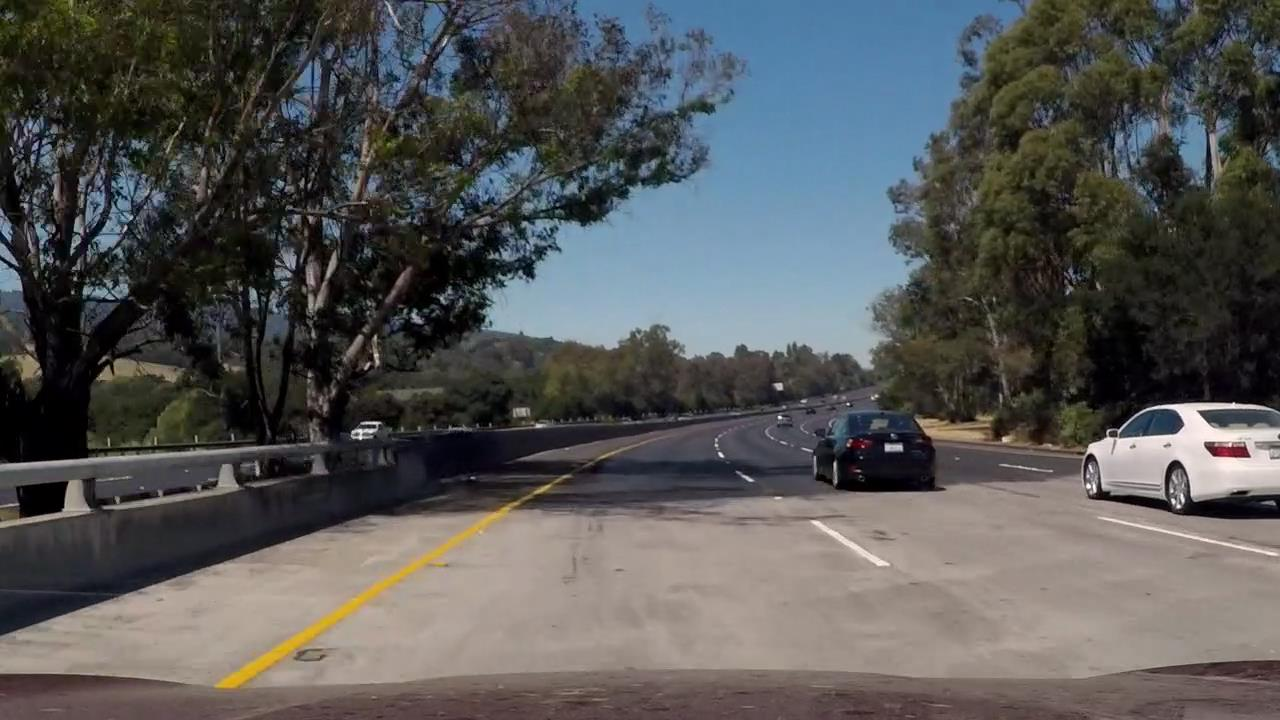
#> input picture img/1.jpg, 1280 x 720 px; its folder holds only this picture in this run
$ python -i unit_process.py   (imports and definitions only)   (older library calls are emulated)
#> lines starting #> are read from the running program, lines starting #| are printed output that depends on the picture; after the words box and inside, x2 and y2 are one past the last pixel; in counts of white or black regions, pixels touching at a corner belong together
#> further down, picture is the input picture: shape (720, 1280, 3); mean B, G, R 86.4, 86.7, 86.1
### basic_function.py
"""
Basic Function
Code by leofsq
"""
import cv2
import numpy as np
import os
import fnmatch

# [26 lines left out: functions show_img, find_files, not called in this run]

def get_M_Minv():
    """
    Get Perspective Transform
    """
    src = np.float32([[(203, 720), (585, 460), (695, 460), (1127, 720)]])
    dst = np.float32([[(320, 720), (320, 0), (960, 0), (960, 720)]])
    M = cv2.getPerspectiveTransform(src, dst)
    Minv = cv2.getPerspectiveTransform(dst,src)
    return M,Minv

def draw_area(img_origin, img_line, Minv, left_fit, right_fit):
    """
    Draw the road area in the image

    Parameters:
    img_origin: original iamge
    img_line: warp_line
    Minv: inverse parameteres for perspective transform
    left_fit: [a,b,c]
    right_fit: [a,b,c]

    Return:
    image with road area
    """
    # Generate x and y values for plotting
    ploty = np.linspace(0, img_line.shape[0]-1, img_line.shape[0] )
    left_fitx = left_fit[0]*ploty**2 + left_fit[1]*ploty + left_fit[2]
    right_fitx = right_fit[0]*ploty**2 + right_fit[1]*ploty + right_fit[2]

    # Create an image to draw the lines on
    mask_road_warp = np.zeros_like(img_line).astype(np.uint8)

    # Recast the x and y points into usable format for cv2.fillPoly()
    pts_left = np.array([np.transpose(np.vstack([left_fitx, ploty]))])
    pts_right = np.array([np.flipud(np.transpose(np.vstack([right_fitx, ploty])))])
    pts = np.hstack((pts_left, pts_right))

    # Draw the lane onto the warped blank image
    cv2.fillPoly(mask_road_warp, np.int_([pts]), (0, 255, 0))
    mask_road_warp = cv2.addWeighted(mask_road_warp, 1, img_line, 1, 0)

    # Warp the blank back to original image space using inverse perspective matrix (Minv)
    img_roadmask = cv2.warpPerspective(mask_road_warp, Minv, (img_origin.shape[1], img_origin.shape[0]))

    # Combine the result with the original image
    img_result = cv2.addWeighted(img_origin, 1, img_roadmask, 0.3, 0)
    return img_result

def draw_demo(img_result, img_bin, img_line, img_bev_result, curvature, distance_from_center):
    """
    Generate the Demo image

    Parameters:
    img_result: original image with road area
    img_bin: img_bin (Bin)
    img_line: img_line (Bin)
    img_bev_result: line result in bev (BGR)
    curvature: radius of curvature
    distance_from_center: distance from center

    Return:
    Demo image
    """
    img_demo = img_result.copy()

    h, w = img_demo.shape[:2]
    ratio = 0.2
    show_h, show_w = int(h*ratio), int(w*ratio)
    offset_x, offset_y = 20, 15

    # Draw the highlight
    cv2.rectangle(img_demo, (0,0), (w, show_h+2*offset_y), (0,0,0), -1)
    img_demo = cv2.addWeighted(img_demo, 0.2, img_result, 0.8, 0)

    # Draw img_bin
    img_bin = cv2.resize(img_bin, (show_w, show_h))
    img_bin = np.dstack([img_bin, img_bin, img_bin])
    img_demo[offset_y:offset_y+show_h, offset_x:offset_x+show_w, :] = img_bin

    # Draw img_line
    img_line = cv2.resize(img_line, (show_w, show_h))
    img_line = np.dstack([img_line, img_line, img_line])
    img_demo[offset_y:offset_y+show_h, offset_x*2+show_w:(offset_x+show_w)*2, :] = img_line

    # Draw img_bev_result
    img_bev_result = cv2.resize(img_bev_result, (show_w, show_h))
    img_demo[offset_y:offset_y+show_h, offset_x*3+show_w*2:(offset_x+show_w)*3, :] = img_bev_result

    # Write the text
    pos_flag = 'right' if distance_from_center>0 else 'left'

    radius_text = "Radius of Curvature: %sm"%(round(curvature))
    center_text = "Vehicle is %.2fm %s of center"%(abs(distance_from_center),pos_flag)

    cv2.putText(img_demo,radius_text,(860,60), cv2.FONT_HERSHEY_SIMPLEX, 0.8,(255,255,255),2)
    cv2.putText(img_demo,center_text,(860,130), cv2.FONT_HERSHEY_SIMPLEX, 0.8,(255,255,255),2)

    return img_demo

### unit_process.py
"""
Unit Operation for Image
Code by leofsq
"""
import cv2
import numpy as np

from basic_function import show_img, get_M_Minv, draw_area, draw_demo

def detect_line(img, debug=False):
    """
    Main Function

    Parameters:
    img: original image

    Return:
    Detect result image
    """
    # Pre-process
    img_line, img_bin = pre_process(img, debug)

    # Get warp_line
    M, Minv = get_M_Minv()
    img_line_warp = cv2.warpPerspective(img_line, M, img.shape[1::-1], flags=cv2.INTER_LINEAR)

    # Detect line & Calculate the value
    left_fit, right_fit, img_bev_result = find_line(img_line_warp, debug)
    curvature, distance_from_center = calculate_curv_and_pos(img_line_warp, left_fit, right_fit)

    # Draw results on the image
    img_result = draw_area(img, img_bev_result, Minv, left_fit, right_fit)
    img_result = draw_demo(img_result, img_bin, img_line, img_bev_result, curvature, distance_from_center)


    return img_result


def pre_process(img, debug=False):
    """
    Image Pre-process

    Parameters:
    img: original image

    Return:
    img_line (BIN)
    """
#> called with debug = False
    # BGR2GRAY
    img_gray = cv2.cvtColor(img, cv2.COLOR_BGR2GRAY)

    # Bin
    _, img_bin = cv2.threshold(img_gray, 0, 255, cv2.THRESH_BINARY + cv2.THRESH_OTSU)
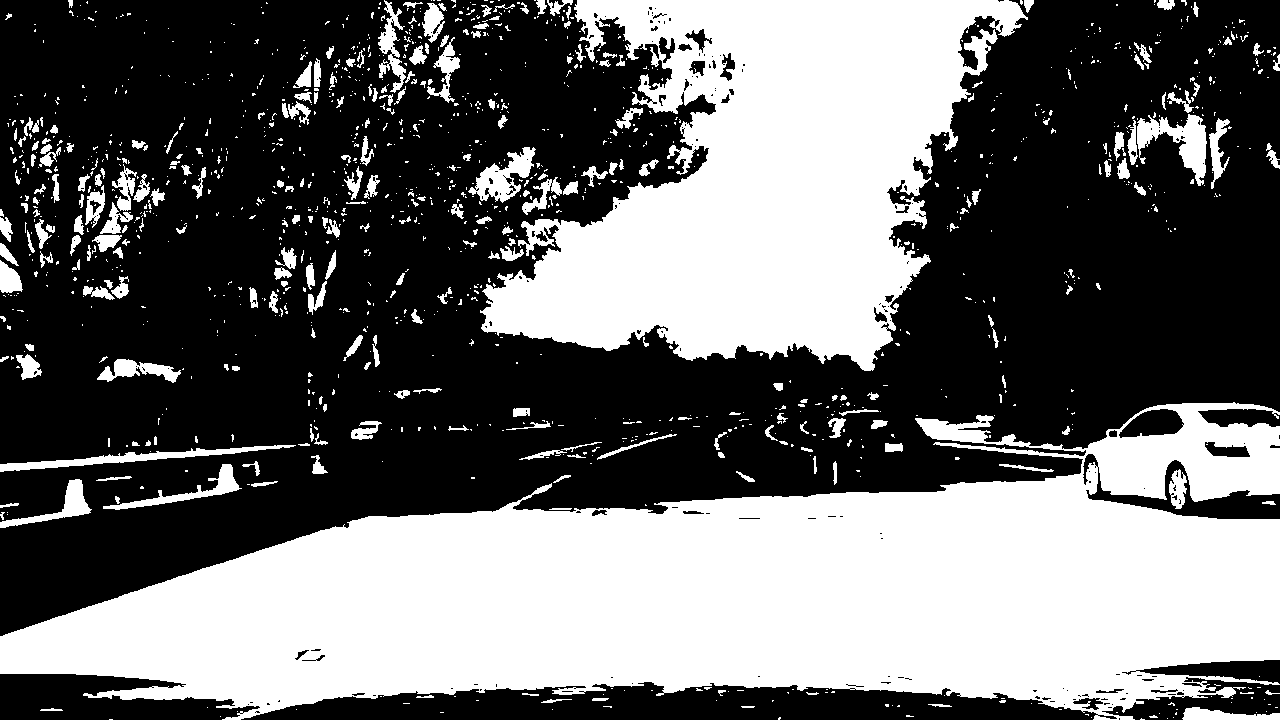
#> img_bin: shape (720, 1280); 41.7% white; 1338 white regions (1062 under 20 px), largest, box (x1, y1, x2, y2) and area: (0, 402, 1280, 720) 229535, (480, 0, 1028, 371) 116228, (1137, 114, 1207, 186) 2129

    if debug: show_img("BIN", img_bin)

    # Canny
    img_blur = cv2.blur(img,(5,5))
    img_canny = cv2.Canny(img_blur, 50, 150)
#> img_canny: shape (720, 1280); 3.1% white in thin lines or dots

    if debug: show_img("Canny", img_canny)

    # Bin & Canny
    img_line = cv2.bitwise_and(img_bin, img_canny)
#> img_line: shape (720, 1280); 1.1% white in thin lines or dots

    kernel_ed = cv2.getStructuringElement(cv2.MORPH_RECT,(11,11))
    img_line = cv2.dilate(img_line,kernel_ed,2)
#> img_line: shape (720, 1280); 17.9% white; 127 white regions, largest, box (x1, y1, x2, y2) and area: (447, 142, 897, 375) 21792, (997, 398, 1280, 523) 15561, (217, 497, 527, 690) 10073
    img_line = cv2.erode(img_line,kernel_ed,2)
#> img_line: shape (720, 1280); 4.6% white; 393 white regions (273 under 20 px), largest, box (x1, y1, x2, y2) and area: (72, 159, 165, 299) 4670, (222, 502, 522, 685) 3830, (469, 147, 578, 279) 3651

    if debug: show_img("Line", img_line)

    return img_line, img_bin

def find_line(img, debug=False):
    """
    Detect the lane using Sliding Windows Methods

    Parameters:
    img: warp_line (Bin)

    Return:
    left_fit, right_fit
    format [a,b,c]
    y = a*x^2 + b*x + c
    """
#> called with debug = False
    # 在x方向上统计y方向上的像素和，推断道路线可能存在的x位置，进而确定左右侧道路线的起始点
    histogram = np.sum(img[img.shape[0]//2:,:], axis=0)
#> histogram = 1280 values, max 58360 at index 304, min 0 at index 66, mean 2761.8

    midpoint = np.int(histogram.shape[0]/2)
    leftx_base = np.argmax(histogram[:midpoint])
#> leftx_base = 304
    rightx_base = np.argmax(histogram[midpoint:]) + midpoint
#> rightx_base = 989

    # Initialize the windows value
    windows_num = 9
    windows_h = np.int(img.shape[0]/windows_num)
    windows_w = 200
    # Current positions to be updated for each window
    leftx_current = leftx_base
#> leftx_current = 304
    rightx_current = rightx_base
#> rightx_current = 989
    # Set minimum number of pixels found to recenter window
    minpix = 50

    # Identify the x and y positions of all nonzero pixels in the image
    nonzero = img.nonzero()
#> nonzero = 23178 positions, rows 182 to 706, columns 0 to 1279
    nonzeroy = np.array(nonzero[0])
    nonzerox = np.array(nonzero[1])

    # Create empty lists to receive left and right lane pixel indices
    left_lane_inds = []
    right_lane_inds = []

    # GRAY2BGR
    img = cv2.cvtColor(img, cv2.COLOR_GRAY2BGR)

    # Step through the windows one by one
    for i in range(windows_num):
        # Identify window boundaries in x and y (and right and left)
        win_y_low = img.shape[0] - (i+1)*windows_h
        win_y_high = img.shape[0] - i*windows_h
        win_xleft_low = leftx_current - windows_w//2
        win_xleft_high = leftx_current + windows_w//2
        win_xright_low = rightx_current - windows_w//2
        win_xright_high = rightx_current + windows_w//2

        # Draw the window
        # cv2.rectangle(img,(win_xleft_low,win_y_low),(win_xleft_high,win_y_high), (0,255,0), 2)
        # cv2.rectangle(img,(win_xright_low,win_y_low),(win_xright_high,win_y_high), (0,255,0), 2)

        # Identify the nonzero pixels in x and y within the window
        good_left_inds = ((nonzeroy >= win_y_low) & (nonzeroy < win_y_high) & (nonzerox >= win_xleft_low) & (nonzerox < win_xleft_high)).nonzero()[0]
        good_right_inds = ((nonzeroy >= win_y_low) & (nonzeroy < win_y_high) & (nonzerox >= win_xright_low) & (nonzerox < win_xright_high)).nonzero()[0]
        # Append these indices to the lists
        left_lane_inds.append(good_left_inds)
        right_lane_inds.append(good_right_inds)

        # If you found > minpix pixels, recenter next window on their mean position
        if len(good_left_inds) > minpix:
            leftx_current = np.int(np.mean(nonzerox[good_left_inds]))
        if len(good_right_inds) > minpix:
            rightx_current = np.int(np.mean(nonzerox[good_right_inds]))
#> this loop made 9 passes
#> (win_xleft_low, win_xleft_high, win_xright_low, win_xright_high, leftx_current, rightx_current) on passes 1, 2, 3, 4, 6: (204, 404, 889, 1089, 300, 1045), (200, 400, 945, 1145, 302, 984), (202, 402, 884, 1084, 282, 990), (182, 382, 890, 1090, 304, 1003), (218, 418, 903, 1103, 317, 1045)
#> after the loop, left_lane_inds = 9 items; right_lane_inds = 9 items

    # Concatenate the arrays of indices
    left_lane_inds = np.concatenate(left_lane_inds)
#> left_lane_inds = 11193 values, max 23177 at index 1810, min 335 at index 11020, mean 13475.1
    right_lane_inds = np.concatenate(right_lane_inds)
#> right_lane_inds = 8240 values, max 23093 at index 67, min 0 at index 7905, mean 8802.5

    # Extract left and right line pixel positions
    leftx = nonzerox[left_lane_inds]
#> leftx = 11193 values, max 351 at index 3804, min 202 at index 4966, mean 301.1
    lefty = nonzeroy[left_lane_inds]
#> lefty = 11193 values, max 706 at index 1805, min 245 at index 11020, mean 518.4
    rightx = nonzerox[right_lane_inds]
#> rightx = 8240 values, max 1089 at index 3474, min 890 at index 4199, mean 1011.3
    righty = nonzeroy[right_lane_inds]
#> righty = 8240 values, max 702 at index 63, min 182 at index 7905, mean 428.5

    # Draw the left & right line
    for i in range(len(leftx)): img[lefty[i]][leftx[i]] = [0,0,255]
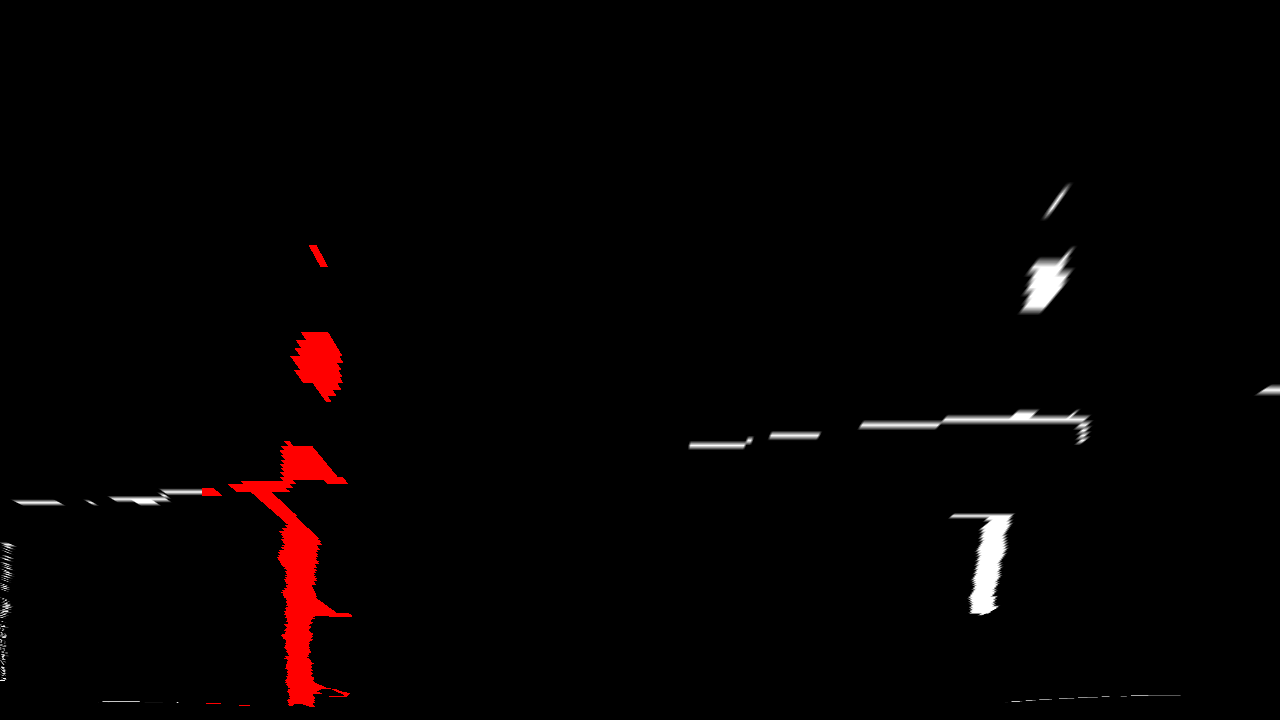
#> img: shape (720, 1280, 3); mean B, G, R 2, 2, 5.1
    for i in range(len(rightx)): img[righty[i]][rightx[i]] = [255,0,0]
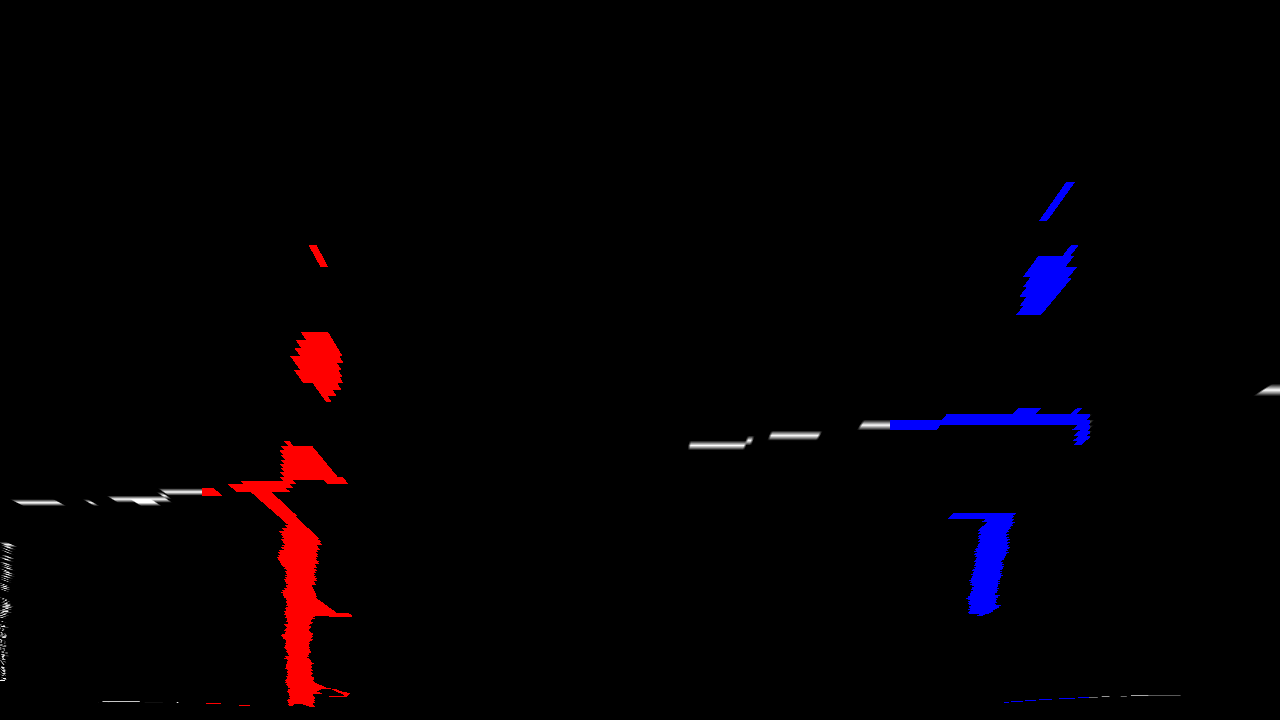
#> img: shape (720, 1280, 3); 0.89% of pixels changed, all inside (x1, y1, x2, y2) = (890, 182, 1090, 703)

    # Fit a second order polynomial to each
    left_fit = np.polyfit(lefty, leftx, 2)
#> left_fit = [0.000553, -0.601, 457.5]
    right_fit = np.polyfit(righty, rightx, 2)
#> right_fit = [0.00059, -0.686, 1187.7]
#> in detect_line, `left_fit, right_fit, img_bev_result = find_line(img_line_warp, debug)`: left_fit = [0.000553, -0.601, 457.5]; right_fit = [0.00059, -0.686, 1187.7]

    return left_fit, right_fit, img

def calculate_curv_and_pos(img_line, left_fit, right_fit):
    """
    Calculate the curvature & distance from the center

    Parameters:
    img_line: warp_line (Bin)
    left_fit: [a,b,c]
    right_fit: [a,b,c]

    Return:
    curvature, distance_from_center
    """
    # Define y-value where we want radius of curvature
    ploty = np.linspace(0, img_line.shape[0]-1, img_line.shape[0] )
    leftx = left_fit[0]*ploty**2 + left_fit[1]*ploty + left_fit[2]
#> leftx = 720 values, max 457.5 at index 0, min 293.9 at index 544, mean 336.6
    rightx = right_fit[0]*ploty**2 + right_fit[1]*ploty + right_fit[2]
#> rightx = 720 values, max 1187.7 at index 0, min 988.5 at index 581, mean 1043

    # Define conversions in x and y from pixels space to meters
    ym_per_pix = 30/720
    xm_per_pix = 3.7/700
    y_eval = np.max(ploty)

    # Fit new polynomials to x,y in world space
    left_fit_cr = np.polyfit(ploty*ym_per_pix, leftx*xm_per_pix, 2)
#> left_fit_cr = [0.00168, -0.0763, 2.42]
    right_fit_cr = np.polyfit(ploty*ym_per_pix, rightx*xm_per_pix, 2)
#> right_fit_cr = [0.0018, -0.087, 6.28]

    # Calculate the new radii of curvature
    left_curverad = ((1 + (2*left_fit_cr[0]*y_eval*ym_per_pix + left_fit_cr[1])**2)**1.5) / np.absolute(2*left_fit_cr[0])
#> left_curverad = 297.5
    right_curverad = ((1 + (2*right_fit_cr[0]*y_eval*ym_per_pix + right_fit_cr[1])**2)**1.5) / np.absolute(2*right_fit_cr[0])
#> right_curverad = 278.4
    curvature = ((left_curverad + right_curverad) / 2)
#> curvature = 287.9

    #print(curvature)
    lane_width = np.absolute(leftx[719] - rightx[719])
#> lane_width = 689.1
    lane_xm_per_pix = 3.7 / lane_width
#> lane_xm_per_pix = 0.00537
    veh_pos = (((leftx[719] + rightx[719]) * lane_xm_per_pix) / 2.)
#> veh_pos = 3.52
    cen_pos = ((img_line.shape[1] * lane_xm_per_pix) / 2.)
#> cen_pos = 3.44
    distance_from_center = cen_pos - veh_pos
#> distance_from_center = -0.0821

    return curvature, distance_from_center

>>> import cv2
>>> picture = cv2.imread('img/1.jpg')
>>> result = detect_line(picture)
#> in detect_line, `curvature, distance_from_center = calculate_curv_and_pos(img_line_warp..`: curvature = 287.9; distance_from_center = -0.0821
#> in draw_area, `left_fitx = left_fit[0]*ploty**2 + left_fit[1]*ploty + left_fit[2]`: left_fitx has the same summary as leftx in calculate_curv_and_pos
#> in draw_area, `right_fitx = right_fit[0]*ploty**2 + right_fit[1]*ploty + right_fit[2]`: right_fitx has the same summary as rightx in calculate_curv_and_pos
#> in draw_area, `pts_left = np.array([np.transpose(np.vstack([left_fitx, ploty]))])`: pts_left = 720 pairs, first value 293.9 to 457.5, second value 0 to 719
#> in draw_area, `pts_right = np.array([np.flipud(np.transpose(np.vstack([right_fitx, pl..`: pts_right = 720 pairs, first value 988.5 to 1187.7, second value 0 to 719
#> in draw_area, `pts = np.hstack((pts_left, pts_right))`: pts = 1440 pairs, first value 293.9 to 1187.7, second value 0 to 719
#> in draw_demo, `pos_flag = 'right' if distance_from_center>0 else 'left'`: pos_flag = 'left'
#> in draw_demo, `radius_text = "Radius of Curvature: %sm"%(round(curvature))`: radius_text = 'Radius of Curvature: 288m'
#> in draw_demo, `center_text = "Vehicle is %.2fm %s of center"%(abs(distance_from_cente..`: center_text = 'Vehicle is 0.08m left of center'
#> in draw_demo, `cv2.putText(img_demo,center_text,(860,130), cv2.FONT_HERSHEY_SIMPLEX, ..`:
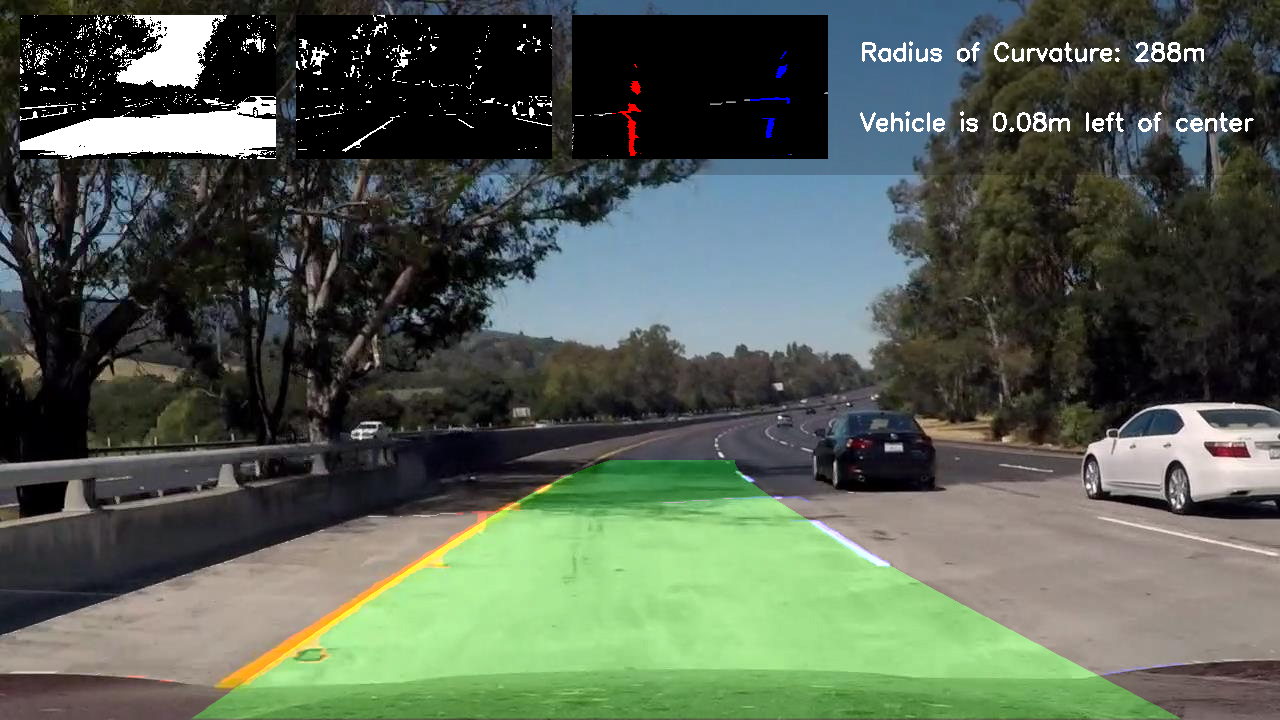
#> img_demo: shape (720, 1280, 3); mean B, G, R 81.3, 94.2, 83.8
